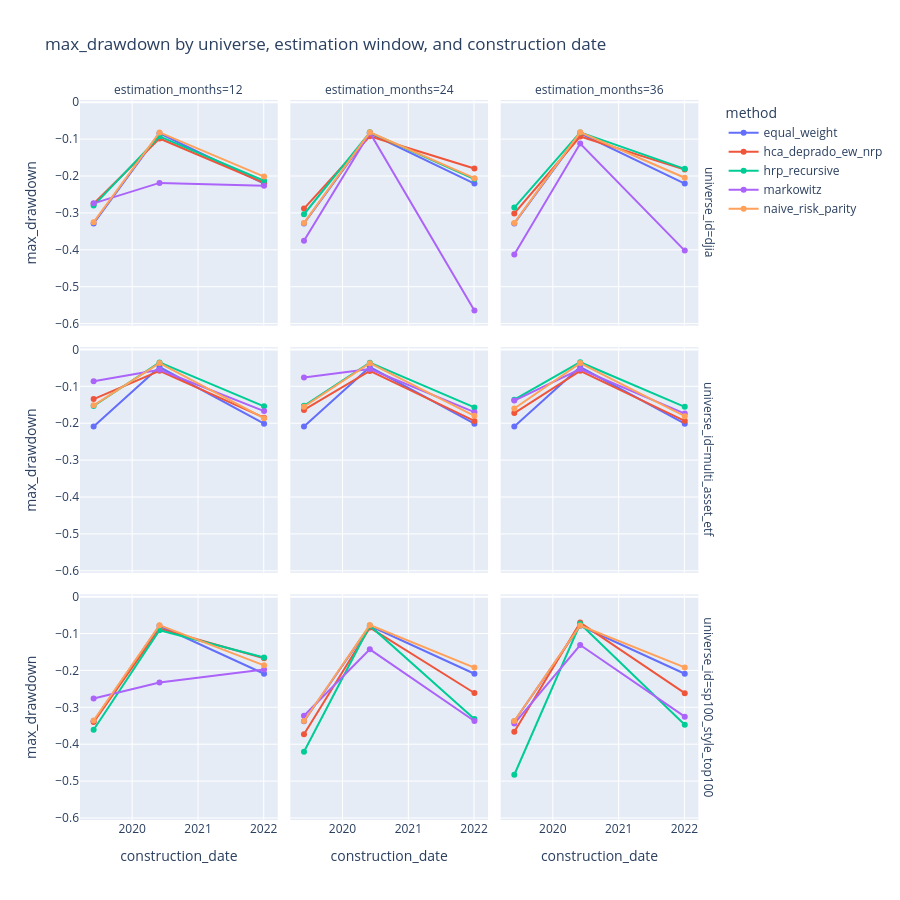

Here is the notebook cell this chart was saved with:
### Markdown cell above
## Compare A Metric Across All Runs

### Code cell
METRIC = "max_drawdown" 
fig = px.line(
    summary.sort_values(["universe_id", "estimation_months", "construction_date", "method"]),
    x="construction_date",
    y=METRIC,
    color="method",
    facet_row="universe_id",
    facet_col="estimation_months",
    markers=True,
    title=f"{METRIC} by universe, estimation window, and construction date",
)
fig.update_layout(height=900)
fig.show()

### Figure 1 — Plotly figure (JSON) as saved in the notebook; plotly's stock layout.template omitted (floating-point values rounded to 4 significant figures)
{"data": [{"hovertemplate": "method=equal_weight<br>universe_id=djia<br>estimation_months=12<br>construction_date=%{x}<br>max_drawdown=%{y}<extra></extra>", "legendgroup": "equal_weight", "line": {"color": "#636efa", "dash": "solid"}, "marker": {"symbol": "circle"}, "mode": "lines+markers", "name": "equal_weight", "orientation": "v", "showlegend": true, "type": "scatter", "x": ["2019-06-01", "2020-06-01", "2022-01-03"], "xaxis": "x7", "y": [-0.3285, -0.08438, -0.2204], "yaxis": "y7"}, {"hovertemplate": "method=equal_weight<br>universe_id=djia<br>estimation_months=24<br>construction_date=%{x}<br>max_drawdown=%{y}<extra></extra>", "legendgroup": "equal_weight", "line": {"color": "#636efa", "dash": "solid"}, "marker": {"symbol": "circle"}, "mode": "lines+markers", "name": "equal_weight", "orientation": "v", "showlegend": false, "type": "scatter", "x": ["2019-06-01", "2020-06-01", "2022-01-03"], "xaxis": "x8", "y": [-0.3285, -0.08438, -0.2204], "yaxis": "y8"}, {"hovertemplate": "method=equal_weight<br>universe_id=djia<br>estimation_months=36<br>construction_date=%{x}<br>max_drawdown=%{y}<extra></extra>", "legendgroup": "equal_weight", "line": {"color": "#636efa", "dash": "solid"}, "marker": {"symbol": "circle"}, "mode": "lines+markers", "name": "equal_weight", "orientation": "v", "showlegend": false, "type": "scatter", "x": ["2019-06-01", "2020-06-01", "2022-01-03"], "xaxis": "x9", "y": [-0.3285, -0.08438, -0.2204], "yaxis": "y9"}, {"hovertemplate": "method=equal_weight<br>universe_id=multi_asset_etf<br>estimation_months=12<br>construction_date=%{x}<br>max_drawdown=%{y}<extra></extra>", "legendgroup": "equal_weight", "line": {"color": "#636efa", "dash": "solid"}, "marker": {"symbol": "circle"}, "mode": "lines+markers", "name": "equal_weight", "orientation": "v", "showlegend": false, "type": "scatter", "x": ["2019-06-01", "2020-06-01", "2022-01-03"], "xaxis": "x4", "y": [-0.2091, -0.04773, -0.2013], "yaxis": "y4"}, {"hovertemplate": "method=equal_weight<br>universe_id=multi_asset_etf<br>estimation_months=24<br>construction_date=%{x}<br>max_drawdown=%{y}<extra></extra>", "legendgroup": "equal_weight", "line": {"color": "#636efa", "dash": "solid"}, "marker": {"symbol": "circle"}, "mode": "lines+markers", "name": "equal_weight", "orientation": "v", "showlegend": false, "type": "scatter", "x": ["2019-06-01", "2020-06-01", "2022-01-03"], "xaxis": "x5", "y": [-0.2091, -0.04773, -0.2013], "yaxis": "y5"}, {"hovertemplate": "method=equal_weight<br>universe_id=multi_asset_etf<br>estimation_months=36<br>construction_date=%{x}<br>max_drawdown=%{y}<extra></extra>", "legendgroup": "equal_weight", "line": {"color": "#636efa", "dash": "solid"}, "marker": {"symbol": "circle"}, "mode": "lines+markers", "name": "equal_weight", "orientation": "v", "showlegend": false, "type": "scatter", "x": ["2019-06-01", "2020-06-01", "2022-01-03"], "xaxis": "x6", "y": [-0.2091, -0.04773, -0.2013], "yaxis": "y6"}, {"hovertemplate": "method=equal_weight<br>universe_id=sp100_style_top100<br>estimation_months=12<br>construction_date=%{x}<br>max_drawdown=%{y}<extra></extra>", "legendgroup": "equal_weight", "line": {"color": "#636efa", "dash": "solid"}, "marker": {"symbol": "circle"}, "mode": "lines+markers", "name": "equal_weight", "orientation": "v", "showlegend": false, "type": "scatter", "x": ["2019-06-01", "2020-06-01", "2022-01-03"], "xaxis": "x", "y": [-0.3377, -0.07919, -0.2091], "yaxis": "y"}, {"hovertemplate": "method=equal_weight<br>universe_id=sp100_style_top100<br>estimation_months=24<br>construction_date=%{x}<br>max_drawdown=%{y}<extra></extra>", "legendgroup": "equal_weight", "line": {"color": "#636efa", "dash": "solid"}, "marker": {"symbol": "circle"}, "mode": "lines+markers", "name": "equal_weight", "orientation": "v", "showlegend": false, "type": "scatter", "x": ["2019-06-01", "2020-06-01", "2022-01-03"], "xaxis": "x2", "y": [-0.3377, -0.07919, -0.2091], "yaxis": "y2"}, {"hovertemplate": "method=equal_weight<br>universe_id=sp100_style_top100<br>estimation_months=36<br>construction_date=%{x}<br>max_drawdown=%{y}<extra></extra>", "legendgroup": "equal_weight", "line": {"color": "#636efa", "dash": "solid"}, "marker": {"symbol": "circle"}, "mode": "lines+markers", "name": "equal_weight", "orientation": "v", "showlegend": false, "type": "scatter", "x": ["2019-06-01", "2020-06-01", "2022-01-03"], "xaxis": "x3", "y": [-0.3377, -0.07919, -0.2091], "yaxis": "y3"}, {"hovertemplate": "method=hca_deprado_ew_nrp<br>universe_id=djia<br>estimation_months=12<br>construction_date=%{x}<br>max_drawdown=%{y}<extra></extra>", "legendgroup": "hca_deprado_ew_nrp", "line": {"color": "#EF553B", "dash": "solid"}, "marker": {"symbol": "circle"}, "mode": "lines+markers", "name": "hca_deprado_ew_nrp", "orientation": "v", "showlegend": true, "type": "scatter", "x": ["2019-06-01", "2020-06-01", "2022-01-03"], "xaxis": "x7", "y": [-0.2751, -0.09829, -0.2182], "yaxis": "y7"}, {"hovertemplate": "method=hca_deprado_ew_nrp<br>universe_id=djia<br>estimation_months=24<br>construction_date=%{x}<br>max_drawdown=%{y}<extra></extra>", "legendgroup": "hca_deprado_ew_nrp", "line": {"color": "#EF553B", "dash": "solid"}, "marker": {"symbol": "circle"}, "mode": "lines+markers", "name": "hca_deprado_ew_nrp", "orientation": "v", "showlegend": false, "type": "scatter", "x": ["2019-06-01", "2020-06-01", "2022-01-03"], "xaxis": "x8", "y": [-0.2884, -0.09217, -0.1797], "yaxis": "y8"}, {"hovertemplate": "method=hca_deprado_ew_nrp<br>universe_id=djia<br>estimation_months=36<br>construction_date=%{x}<br>max_drawdown=%{y}<extra></extra>", "legendgroup": "hca_deprado_ew_nrp", "line": {"color": "#EF553B", "dash": "solid"}, "marker": {"symbol": "circle"}, "mode": "lines+markers", "name": "hca_deprado_ew_nrp", "orientation": "v", "showlegend": false, "type": "scatter", "x": ["2019-06-01", "2020-06-01", "2022-01-03"], "xaxis": "x9", "y": [-0.3014, -0.09294, -0.1826], "yaxis": "y9"}, {"hovertemplate": "method=hca_deprado_ew_nrp<br>universe_id=multi_asset_etf<br>estimation_months=12<br>construction_date=%{x}<br>max_drawdown=%{y}<extra></extra>", "legendgroup": "hca_deprado_ew_nrp", "line": {"color": "#EF553B", "dash": "solid"}, "marker": {"symbol": "circle"}, "mode": "lines+markers", "name": "hca_deprado_ew_nrp", "orientation": "v", "showlegend": false, "type": "scatter", "x": ["2019-06-01", "2020-06-01", "2022-01-03"], "xaxis": "x4", "y": [-0.1345, -0.05807, -0.185], "yaxis": "y4"}, {"hovertemplate": "method=hca_deprado_ew_nrp<br>universe_id=multi_asset_etf<br>estimation_months=24<br>construction_date=%{x}<br>max_drawdown=%{y}<extra></extra>", "legendgroup": "hca_deprado_ew_nrp", "line": {"color": "#EF553B", "dash": "solid"}, "marker": {"symbol": "circle"}, "mode": "lines+markers", "name": "hca_deprado_ew_nrp", "orientation": "v", "showlegend": false, "type": "scatter", "x": ["2019-06-01", "2020-06-01", "2022-01-03"], "xaxis": "x5", "y": [-0.1641, -0.0584, -0.1938], "yaxis": "y5"}, {"hovertemplate": "method=hca_deprado_ew_nrp<br>universe_id=multi_asset_etf<br>estimation_months=36<br>construction_date=%{x}<br>max_drawdown=%{y}<extra></extra>", "legendgroup": "hca_deprado_ew_nrp", "line": {"color": "#EF553B", "dash": "solid"}, "marker": {"symbol": "circle"}, "mode": "lines+markers", "name": "hca_deprado_ew_nrp", "orientation": "v", "showlegend": false, "type": "scatter", "x": ["2019-06-01", "2020-06-01", "2022-01-03"], "xaxis": "x6", "y": [-0.1727, -0.05805, -0.1936], "yaxis": "y6"}, {"hovertemplate": "method=hca_deprado_ew_nrp<br>universe_id=sp100_style_top100<br>estimation_months=12<br>construction_date=%{x}<br>max_drawdown=%{y}<extra></extra>", "legendgroup": "hca_deprado_ew_nrp", "line": {"color": "#EF553B", "dash": "solid"}, "marker": {"symbol": "circle"}, "mode": "lines+markers", "name": "hca_deprado_ew_nrp", "orientation": "v", "showlegend": false, "type": "scatter", "x": ["2019-06-01", "2020-06-01", "2022-01-03"], "xaxis": "x", "y": [-0.3401, -0.08708, -0.1672], "yaxis": "y"}, {"hovertemplate": "method=hca_deprado_ew_nrp<br>universe_id=sp100_style_top100<br>estimation_months=24<br>construction_date=%{x}<br>max_drawdown=%{y}<extra></extra>", "legendgroup": "hca_deprado_ew_nrp", "line": {"color": "#EF553B", "dash": "solid"}, "marker": {"symbol": "circle"}, "mode": "lines+markers", "name": "hca_deprado_ew_nrp", "orientation": "v", "showlegend": false, "type": "scatter", "x": ["2019-06-01", "2020-06-01", "2022-01-03"], "xaxis": "x2", "y": [-0.373, -0.08402, -0.2612], "yaxis": "y2"}, {"hovertemplate": "method=hca_deprado_ew_nrp<br>universe_id=sp100_style_top100<br>estimation_months=36<br>construction_date=%{x}<br>max_drawdown=%{y}<extra></extra>", "legendgroup": "hca_deprado_ew_nrp", "line": {"color": "#EF553B", "dash": "solid"}, "marker": {"symbol": "circle"}, "mode": "lines+markers", "name": "hca_deprado_ew_nrp", "orientation": "v", "showlegend": false, "type": "scatter", "x": ["2019-06-01", "2020-06-01", "2022-01-03"], "xaxis": "x3", "y": [-0.3664, -0.07043, -0.2616], "yaxis": "y3"}, {"hovertemplate": "method=hrp_recursive<br>universe_id=djia<br>estimation_months=12<br>construction_date=%{x}<br>max_drawdown=%{y}<extra></extra>", "legendgroup": "hrp_recursive", "line": {"color": "#00cc96", "dash": "solid"}, "marker": {"symbol": "circle"}, "mode": "lines+markers", "name": "hrp_recursive", "orientation": "v", "showlegend": true, "type": "scatter", "x": ["2019-06-01", "2020-06-01", "2022-01-03"], "xaxis": "x7", "y": [-0.2803, -0.09251, -0.2128], "yaxis": "y7"}, {"hovertemplate": "method=hrp_recursive<br>universe_id=djia<br>estimation_months=24<br>construction_date=%{x}<br>max_drawdown=%{y}<extra></extra>", "legendgroup": "hrp_recursive", "line": {"color": "#00cc96", "dash": "solid"}, "marker": {"symbol": "circle"}, "mode": "lines+markers", "name": "hrp_recursive", "orientation": "v", "showlegend": false, "type": "scatter", "x": ["2019-06-01", "2020-06-01", "2022-01-03"], "xaxis": "x8", "y": [-0.3037, -0.08171, -0.2081], "yaxis": "y8"}, {"hovertemplate": "method=hrp_recursive<br>universe_id=djia<br>estimation_months=36<br>construction_date=%{x}<br>max_drawdown=%{y}<extra></extra>", "legendgroup": "hrp_recursive", "line": {"color": "#00cc96", "dash": "solid"}, "marker": {"symbol": "circle"}, "mode": "lines+markers", "name": "hrp_recursive", "orientation": "v", "showlegend": false, "type": "scatter", "x": ["2019-06-01", "2020-06-01", "2022-01-03"], "xaxis": "x9", "y": [-0.2857, -0.0818, -0.1806], "yaxis": "y9"}, {"hovertemplate": "method=hrp_recursive<br>universe_id=multi_asset_etf<br>estimation_months=12<br>construction_date=%{x}<br>max_drawdown=%{y}<extra></extra>", "legendgroup": "hrp_recursive", "line": {"color": "#00cc96", "dash": "solid"}, "marker": {"symbol": "circle"}, "mode": "lines+markers", "name": "hrp_recursive", "orientation": "v", "showlegend": false, "type": "scatter", "x": ["2019-06-01", "2020-06-01", "2022-01-03"], "xaxis": "x4", "y": [-0.1534, -0.03527, -0.1543], "yaxis": "y4"}, {"hovertemplate": "method=hrp_recursive<br>universe_id=multi_asset_etf<br>estimation_months=24<br>construction_date=%{x}<br>max_drawdown=%{y}<extra></extra>", "legendgroup": "hrp_recursive", "line": {"color": "#00cc96", "dash": "solid"}, "marker": {"symbol": "circle"}, "mode": "lines+markers", "name": "hrp_recursive", "orientation": "v", "showlegend": false, "type": "scatter", "x": ["2019-06-01", "2020-06-01", "2022-01-03"], "xaxis": "x5", "y": [-0.1527, -0.03589, -0.1571], "yaxis": "y5"}, {"hovertemplate": "method=hrp_recursive<br>universe_id=multi_asset_etf<br>estimation_months=36<br>construction_date=%{x}<br>max_drawdown=%{y}<extra></extra>", "legendgroup": "hrp_recursive", "line": {"color": "#00cc96", "dash": "solid"}, "marker": {"symbol": "circle"}, "mode": "lines+markers", "name": "hrp_recursive", "orientation": "v", "showlegend": false, "type": "scatter", "x": ["2019-06-01", "2020-06-01", "2022-01-03"], "xaxis": "x6", "y": [-0.1364, -0.03471, -0.1556], "yaxis": "y6"}, {"hovertemplate": "method=hrp_recursive<br>universe_id=sp100_style_top100<br>estimation_months=12<br>construction_date=%{x}<br>max_drawdown=%{y}<extra></extra>", "legendgroup": "hrp_recursive", "line": {"color": "#00cc96", "dash": "solid"}, "marker": {"symbol": "circle"}, "mode": "lines+markers", "name": "hrp_recursive", "orientation": "v", "showlegend": false, "type": "scatter", "x": ["2019-06-01", "2020-06-01", "2022-01-03"], "xaxis": "x", "y": [-0.3609, -0.09117, -0.1648], "yaxis": "y"}, {"hovertemplate": "method=hrp_recursive<br>universe_id=sp100_style_top100<br>estimation_months=24<br>construction_date=%{x}<br>max_drawdown=%{y}<extra></extra>", "legendgroup": "hrp_recursive", "line": {"color": "#00cc96", "dash": "solid"}, "marker": {"symbol": "circle"}, "mode": "lines+markers", "name": "hrp_recursive", "orientation": "v", "showlegend": false, "type": "scatter", "x": ["2019-06-01", "2020-06-01", "2022-01-03"], "xaxis": "x2", "y": [-0.4205, -0.07887, -0.3315], "yaxis": "y2"}, {"hovertemplate": "method=hrp_recursive<br>universe_id=sp100_style_top100<br>estimation_months=36<br>construction_date=%{x}<br>max_drawdown=%{y}<extra></extra>", "legendgroup": "hrp_recursive", "line": {"color": "#00cc96", "dash": "solid"}, "marker": {"symbol": "circle"}, "mode": "lines+markers", "name": "hrp_recursive", "orientation": "v", "showlegend": false, "type": "scatter", "x": ["2019-06-01", "2020-06-01", "2022-01-03"], "xaxis": "x3", "y": [-0.4828, -0.07355, -0.3471], "yaxis": "y3"}, {"hovertemplate": "method=markowitz<br>universe_id=djia<br>estimation_months=12<br>construction_date=%{x}<br>max_drawdown=%{y}<extra></extra>", "legendgroup": "markowitz", "line": {"color": "#ab63fa", "dash": "solid"}, "marker": {"symbol": "circle"}, "mode": "lines+markers", "name": "markowitz", "orientation": "v", "showlegend": true, "type": "scatter", "x": ["2019-06-01", "2020-06-01", "2022-01-03"], "xaxis": "x7", "y": [-0.2741, -0.2186, -0.2265], "yaxis": "y7"}, {"hovertemplate": "method=markowitz<br>universe_id=djia<br>estimation_months=24<br>construction_date=%{x}<br>max_drawdown=%{y}<extra></extra>", "legendgroup": "markowitz", "line": {"color": "#ab63fa", "dash": "solid"}, "marker": {"symbol": "circle"}, "mode": "lines+markers", "name": "markowitz", "orientation": "v", "showlegend": false, "type": "scatter", "x": ["2019-06-01", "2020-06-01", "2022-01-03"], "xaxis": "x8", "y": [-0.3756, -0.08289, -0.5647], "yaxis": "y8"}, {"hovertemplate": "method=markowitz<br>universe_id=djia<br>estimation_months=36<br>construction_date=%{x}<br>max_drawdown=%{y}<extra></extra>", "legendgroup": "markowitz", "line": {"color": "#ab63fa", "dash": "solid"}, "marker": {"symbol": "circle"}, "mode": "lines+markers", "name": "markowitz", "orientation": "v", "showlegend": false, "type": "scatter", "x": ["2019-06-01", "2020-06-01", "2022-01-03"], "xaxis": "x9", "y": [-0.4128, -0.112, -0.4022], "yaxis": "y9"}, {"hovertemplate": "method=markowitz<br>universe_id=multi_asset_etf<br>estimation_months=12<br>construction_date=%{x}<br>max_drawdown=%{y}<extra></extra>", "legendgroup": "markowitz", "line": {"color": "#ab63fa", "dash": "solid"}, "marker": {"symbol": "circle"}, "mode": "lines+markers", "name": "markowitz", "orientation": "v", "showlegend": false, "type": "scatter", "x": ["2019-06-01", "2020-06-01", "2022-01-03"], "xaxis": "x4", "y": [-0.08653, -0.05526, -0.1672], "yaxis": "y4"}, {"hovertemplate": "method=markowitz<br>universe_id=multi_asset_etf<br>estimation_months=24<br>construction_date=%{x}<br>max_drawdown=%{y}<extra></extra>", "legendgroup": "markowitz", "line": {"color": "#ab63fa", "dash": "solid"}, "marker": {"symbol": "circle"}, "mode": "lines+markers", "name": "markowitz", "orientation": "v", "showlegend": false, "type": "scatter", "x": ["2019-06-01", "2020-06-01", "2022-01-03"], "xaxis": "x5", "y": [-0.07626, -0.05306, -0.1701], "yaxis": "y5"}, {"hovertemplate": "method=markowitz<br>universe_id=multi_asset_etf<br>estimation_months=36<br>construction_date=%{x}<br>max_drawdown=%{y}<extra></extra>", "legendgroup": "markowitz", "line": {"color": "#ab63fa", "dash": "solid"}, "marker": {"symbol": "circle"}, "mode": "lines+markers", "name": "markowitz", "orientation": "v", "showlegend": false, "type": "scatter", "x": ["2019-06-01", "2020-06-01", "2022-01-03"], "xaxis": "x6", "y": [-0.1385, -0.05335, -0.1739], "yaxis": "y6"}, {"hovertemplate": "method=markowitz<br>universe_id=sp100_style_top100<br>estimation_months=12<br>construction_date=%{x}<br>max_drawdown=%{y}<extra></extra>", "legendgroup": "markowitz", "line": {"color": "#ab63fa", "dash": "solid"}, "marker": {"symbol": "circle"}, "mode": "lines+markers", "name": "markowitz", "orientation": "v", "showlegend": false, "type": "scatter", "x": ["2019-06-01", "2020-06-01", "2022-01-03"], "xaxis": "x", "y": [-0.2762, -0.2326, -0.1976], "yaxis": "y"}, {"hovertemplate": "method=markowitz<br>universe_id=sp100_style_top100<br>estimation_months=24<br>construction_date=%{x}<br>max_drawdown=%{y}<extra></extra>", "legendgroup": "markowitz", "line": {"color": "#ab63fa", "dash": "solid"}, "marker": {"symbol": "circle"}, "mode": "lines+markers", "name": "markowitz", "orientation": "v", "showlegend": false, "type": "scatter", "x": ["2019-06-01", "2020-06-01", "2022-01-03"], "xaxis": "x2", "y": [-0.323, -0.1428, -0.337], "yaxis": "y2"}, {"hovertemplate": "method=markowitz<br>universe_id=sp100_style_top100<br>estimation_months=36<br>construction_date=%{x}<br>max_drawdown=%{y}<extra></extra>", "legendgroup": "markowitz", "line": {"color": "#ab63fa", "dash": "solid"}, "marker": {"symbol": "circle"}, "mode": "lines+markers", "name": "markowitz", "orientation": "v", "showlegend": false, "type": "scatter", "x": ["2019-06-01", "2020-06-01", "2022-01-03"], "xaxis": "x3", "y": [-0.3442, -0.1312, -0.3253], "yaxis": "y3"}, {"hovertemplate": "method=naive_risk_parity<br>universe_id=djia<br>estimation_months=12<br>construction_date=%{x}<br>max_drawdown=%{y}<extra></extra>", "legendgroup": "naive_risk_parity", "line": {"color": "#FFA15A", "dash": "solid"}, "marker": {"symbol": "circle"}, "mode": "lines+markers", "name": "naive_risk_parity", "orientation": "v", "showlegend": true, "type": "scatter", "x": ["2019-06-01", "2020-06-01", "2022-01-03"], "xaxis": "x7", "y": [-0.3252, -0.08187, -0.2015], "yaxis": "y7"}, {"hovertemplate": "method=naive_risk_parity<br>universe_id=djia<br>estimation_months=24<br>construction_date=%{x}<br>max_drawdown=%{y}<extra></extra>", "legendgroup": "naive_risk_parity", "line": {"color": "#FFA15A", "dash": "solid"}, "marker": {"symbol": "circle"}, "mode": "lines+markers", "name": "naive_risk_parity", "orientation": "v", "showlegend": false, "type": "scatter", "x": ["2019-06-01", "2020-06-01", "2022-01-03"], "xaxis": "x8", "y": [-0.3271, -0.08152, -0.2058], "yaxis": "y8"}, {"hovertemplate": "method=naive_risk_parity<br>universe_id=djia<br>estimation_months=36<br>construction_date=%{x}<br>max_drawdown=%{y}<extra></extra>", "legendgroup": "naive_risk_parity", "line": {"color": "#FFA15A", "dash": "solid"}, "marker": {"symbol": "circle"}, "mode": "lines+markers", "name": "naive_risk_parity", "orientation": "v", "showlegend": false, "type": "scatter", "x": ["2019-06-01", "2020-06-01", "2022-01-03"], "xaxis": "x9", "y": [-0.3271, -0.08168, -0.2048], "yaxis": "y9"}, {"hovertemplate": "method=naive_risk_parity<br>universe_id=multi_asset_etf<br>estimation_months=12<br>construction_date=%{x}<br>max_drawdown=%{y}<extra></extra>", "legendgroup": "naive_risk_parity", "line": {"color": "#FFA15A", "dash": "solid"}, "marker": {"symbol": "circle"}, "mode": "lines+markers", "name": "naive_risk_parity", "orientation": "v", "showlegend": false, "type": "scatter", "x": ["2019-06-01", "2020-06-01", "2022-01-03"], "xaxis": "x4", "y": [-0.1515, -0.03703, -0.1865], "yaxis": "y4"}, {"hovertemplate": "method=naive_risk_parity<br>universe_id=multi_asset_etf<br>estimation_months=24<br>construction_date=%{x}<br>max_drawdown=%{y}<extra></extra>", "legendgroup": "naive_risk_parity", "line": {"color": "#FFA15A", "dash": "solid"}, "marker": {"symbol": "circle"}, "mode": "lines+markers", "name": "naive_risk_parity", "orientation": "v", "showlegend": false, "type": "scatter", "x": ["2019-06-01", "2020-06-01", "2022-01-03"], "xaxis": "x5", "y": [-0.1555, -0.03714, -0.18], "yaxis": "y5"}, {"hovertemplate": "method=naive_risk_parity<br>universe_id=multi_asset_etf<br>estimation_months=36<br>construction_date=%{x}<br>max_drawdown=%{y}<extra></extra>", "legendgroup": "naive_risk_parity", "line": {"color": "#FFA15A", "dash": "solid"}, "marker": {"symbol": "circle"}, "mode": "lines+markers", "name": "naive_risk_parity", "orientation": "v", "showlegend": false, "type": "scatter", "x": ["2019-06-01", "2020-06-01", "2022-01-03"], "xaxis": "x6", "y": [-0.16, -0.03695, -0.1808], "yaxis": "y6"}, {"hovertemplate": "method=naive_risk_parity<br>universe_id=sp100_style_top100<br>estimation_months=12<br>construction_date=%{x}<br>max_drawdown=%{y}<extra></extra>", "legendgroup": "naive_risk_parity", "line": {"color": "#FFA15A", "dash": "solid"}, "marker": {"symbol": "circle"}, "mode": "lines+markers", "name": "naive_risk_parity", "orientation": "v", "showlegend": false, "type": "scatter", "x": ["2019-06-01", "2020-06-01", "2022-01-03"], "xaxis": "x", "y": [-0.3359, -0.07728, -0.1862], "yaxis": "y"}, {"hovertemplate": "method=naive_risk_parity<br>universe_id=sp100_style_top100<br>estimation_months=24<br>construction_date=%{x}<br>max_drawdown=%{y}<extra></extra>", "legendgroup": "naive_risk_parity", "line": {"color": "#FFA15A", "dash": "solid"}, "marker": {"symbol": "circle"}, "mode": "lines+markers", "name": "naive_risk_parity", "orientation": "v", "showlegend": false, "type": "scatter", "x": ["2019-06-01", "2020-06-01", "2022-01-03"], "xaxis": "x2", "y": [-0.3372, -0.07713, -0.1924], "yaxis": "y2"}, {"hovertemplate": "method=naive_risk_parity<br>universe_id=sp100_style_top100<br>estimation_months=36<br>construction_date=%{x}<br>max_drawdown=%{y}<extra></extra>", "legendgroup": "naive_risk_parity", "line": {"color": "#FFA15A", "dash": "solid"}, "marker": {"symbol": "circle"}, "mode": "lines+markers", "name": "naive_risk_parity", "orientation": "v", "showlegend": false, "type": "scatter", "x": ["2019-06-01", "2020-06-01", "2022-01-03"], "xaxis": "x3", "y": [-0.337, -0.0782, -0.1918], "yaxis": "y3"}], "layout": {"annotations": [{"font": {}, "showarrow": false, "text": "estimation_months=12", "x": 0.1567, "xanchor": "center", "xref": "paper", "y": 1.0, "yanchor": "bottom", "yref": "paper"}, {"font": {}, "showarrow": false, "text": "estimation_months=24", "x": 0.49, "xanchor": "center", "xref": "paper", "y": 1.0, "yanchor": "bottom", "yref": "paper"}, {"font": {}, "showarrow": false, "text": "estimation_months=36", "x": 0.8233, "xanchor": "center", "xref": "paper", "y": 1.0, "yanchor": "bottom", "yref": "paper"}, {"font": {}, "showarrow": false, "text": "universe_id=sp100_style_top100", "textangle": 90, "x": 0.98, "xanchor": "left", "xref": "paper", "y": 0.1567, "yanchor": "middle", "yref": "paper"}, {"font": {}, "showarrow": false, "text": "universe_id=multi_asset_etf", "textangle": 90, "x": 0.98, "xanchor": "left", "xref": "paper", "y": 0.5, "yanchor": "middle", "yref": "paper"}, {"font": {}, "showarrow": false, "text": "universe_id=djia", "textangle": 90, "x": 0.98, "xanchor": "left", "xref": "paper", "y": 0.8433, "yanchor": "middle", "yref": "paper"}], "height": 900, "legend": {"title": {"text": "method"}, "tracegroupgap": 0}, "title": {"text": "max_drawdown by universe, estimation window, and construction date"}, "xaxis": {"anchor": "y", "domain": [0.0, 0.3133], "title": {"text": "construction_date"}}, "xaxis2": {"anchor": "y2", "domain": [0.3333, 0.6467], "matches": "x", "title": {"text": "construction_date"}}, "xaxis3": {"anchor": "y3", "domain": [0.6667, 0.98], "matches": "x", "title": {"text": "construction_date"}}, "xaxis4": {"anchor": "y4", "domain": [0.0, 0.3133], "matches": "x", "showticklabels": false}, "xaxis5": {"anchor": "y5", "domain": [0.3333, 0.6467], "matches": "x", "showticklabels": false}, "xaxis6": {"anchor": "y6", "domain": [0.6667, 0.98], "matches": "x", "showticklabels": false}, "xaxis7": {"anchor": "y7", "domain": [0.0, 0.3133], "matches": "x", "showticklabels": false}, "xaxis8": {"anchor": "y8", "domain": [0.3333, 0.6467], "matches": "x", "showticklabels": false}, "xaxis9": {"anchor": "y9", "domain": [0.6667, 0.98], "matches": "x", "showticklabels": false}, "yaxis": {"anchor": "x", "domain": [0.0, 0.3133], "title": {"text": "max_drawdown"}}, "yaxis2": {"anchor": "x2", "domain": [0.0, 0.3133], "matches": "y", "showticklabels": false}, "yaxis3": {"anchor": "x3", "domain": [0.0, 0.3133], "matches": "y", "showticklabels": false}, "yaxis4": {"anchor": "x4", "domain": [0.3433, 0.6567], "matches": "y", "title": {"text": "max_drawdown"}}, "yaxis5": {"anchor": "x5", "domain": [0.3433, 0.6567], "matches": "y", "showticklabels": false}, "yaxis6": {"anchor": "x6", "domain": [0.3433, 0.6567], "matches": "y", "showticklabels": false}, "yaxis7": {"anchor": "x7", "domain": [0.6867, 1.0], "matches": "y", "title": {"text": "max_drawdown"}}, "yaxis8": {"anchor": "x8", "domain": [0.6867, 1.0], "matches": "y", "showticklabels": false}, "yaxis9": {"anchor": "x9", "domain": [0.6867, 1.0], "matches": "y", "showticklabels": false}}}
